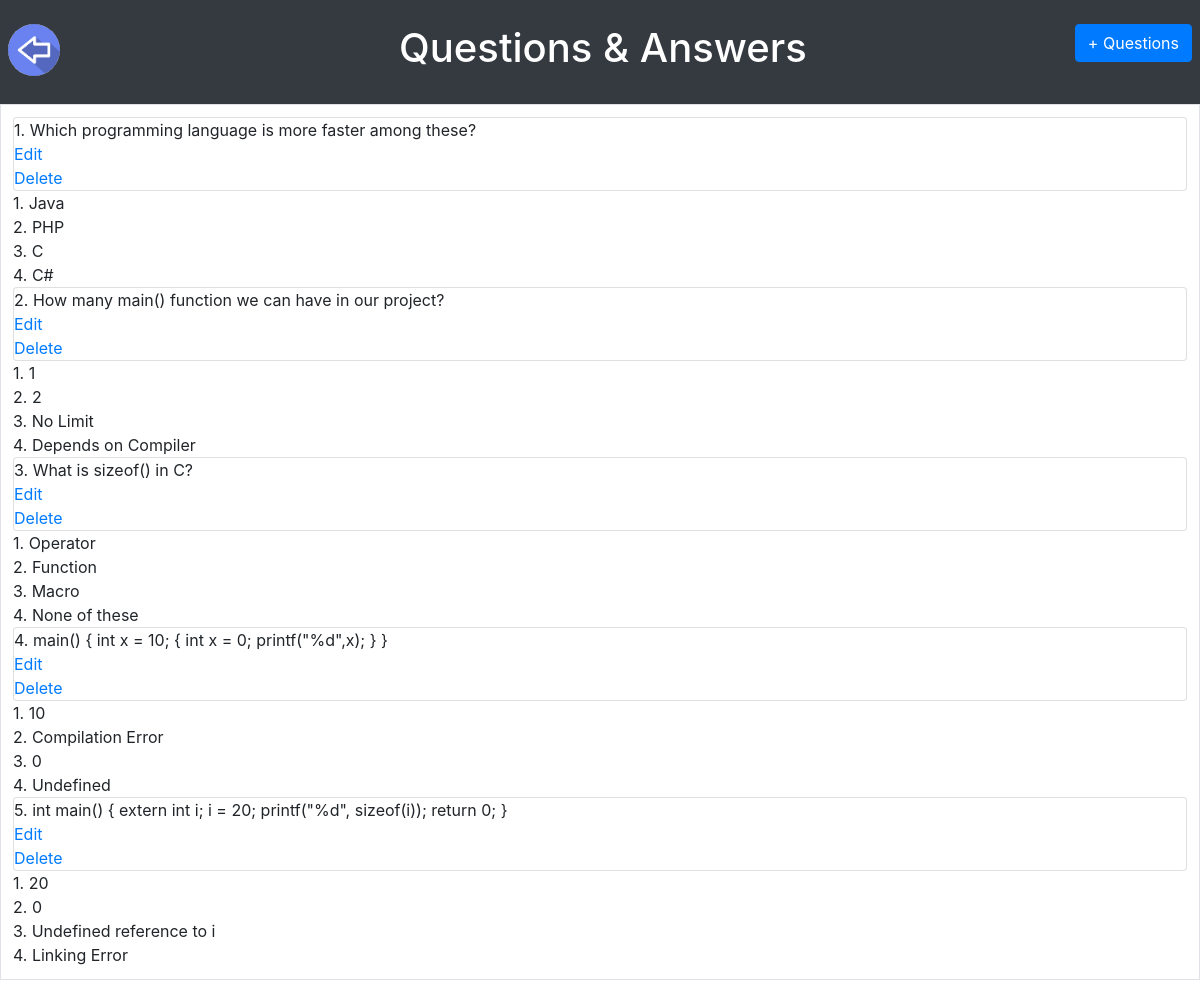
The app's page /view_questions.php, older data.
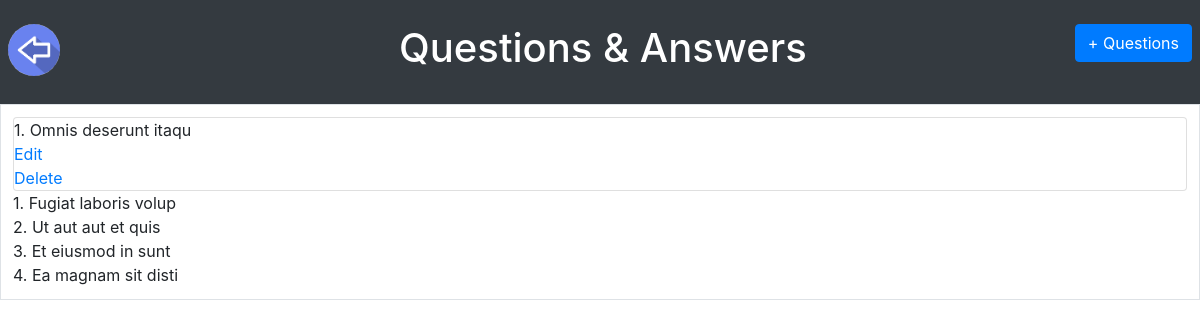
The same page, newer data.
### tables this page shows
CREATE TABLE IF NOT EXISTS `questions` (
  `id` int(255) NOT NULL AUTO_INCREMENT,
  `questions` varchar(255) NOT NULL DEFAULT '',
  `type` varchar(50) NOT NULL DEFAULT '0',
  `answer_id` int(255) DEFAULT NULL,
  PRIMARY KEY (`id`)
);

CREATE TABLE IF NOT EXISTS `answers` (
  `id` int(255) NOT NULL AUTO_INCREMENT,
  `answer` varchar(255) NOT NULL DEFAULT '',
  `question_id` varchar(255) NOT NULL DEFAULT '',
  PRIMARY KEY (`id`)
);

### view_questions.php (the view, shortened to what this page needs)
<?php
  function getQuestions()
    {
        $questions = [];
        $connection = mysqli_connect('localhost','root','root','quizdatabase');
        $sql = "SELECT * from questions";
        $result = mysqli_query($connection, $sql);
        if (!empty($result) && $result->num_rows > 0) {
            while($row = mysqli_fetch_assoc($result)) {
                 $questions[] = $row;
            }
        }
        else{
            echo "0 results";
        }
        return $questions;
    }
    function getAnswers($questionsId = null)
    {
        $answers = [];
        $connection = mysqli_connect('localhost','root','root','quizdatabase');
        $sql = "SELECT * from answers";
        if($questionsId  != null)
        {
           $sql .= " WHERE question_id='".$questionsId."'";
        }
        $result = mysqli_query($connection, $sql);
        if (!empty($result) && $result->num_rows > 0) {
            while($row = mysqli_fetch_assoc($result)) {
                 $answers[] = $row;
            }
        }
        else{
            echo "0 results";
        }
        return $answers;
    }
?>
<!DOCTYPE html>
<html>
<head>
     <link rel="stylesheet" href="https://maxcdn.bootstrapcdn.com/bootstrap/4.3.1/css/bootstrap.min.css">
</head>
<body>
    <div>
         <div class="bg-dark">
            <div class="float-left">
            <a href="main.php">
                <img src="images\back.png" class="rounded-circle  ml-2 mt-4" style="width:40%">
            </a>
          </div>
    	 <form method="POST" class="">
    	 	<button class="btn btn-primary  float-right mr-2 mt-4" type="submit" name="addQ">+ Questions</button>
    	 </form>
         <span class="text-center m-4 font-weight-bold " style="color: white"> <h1>Questions & Answers</h1></span>
          </div>
         <div>
    	   	      <table class="table table-bordered ">
                        <tbody>
                        	  <tr>
                        	     	<td>
                                    <?php
                                    $questions = getQuestions();
                                    $index=1;
                                ?>
                                <?php foreach($questions as $question): ?>
                                <div class="card">
                                    <?php echo $index.". ". $question['questions']; ?> <a href="edit_questions.php?edit=<?php echo $question['id'];   ?>">Edit</a> <a href="delete_questions.php?delete=<?php echo $question['id'];  ?>">Delete</a>
                                </div>
                                <div>
                                    <?php
                                        $answers = getAnswers($question['id']);
                                     ?>
                                    <?php $_index=1; foreach($answers as $answer): ?>
                                        <div>
                                             <?php echo  $_index.". ".  $answer['answer']; ?>
                                         </div>
                                    <?php $_index++;  endforeach; ?>
                                </div>
                                 <?php
                                        $index++;
                                        endforeach;
                                ?>
                        	  	   </td>
                        	  </tr>
                        </tbody>
    	 		  </table>
          </div>
    </div>
</body>
</html>

Row changes from the older to the newer data that the page shows:
removed questions: questions "How many main() function we can have in our project?"
removed answers: answer "1", shown under "How many main() function we can have in our project?"
removed answers: answer "2", shown under "How many main() function we can have in our project?"
removed answers: answer "No Limit", shown under "How many main() function we can have in our project?"
removed answers: answer "Depends on Compiler", shown under "How many main() function we can have in our project?"
removed questions: questions "What is sizeof() in C?"
removed answers: answer "Operator", shown under "What is sizeof() in C?"
removed answers: answer "Function", shown under "What is sizeof() in C?"
removed answers: answer "Macro", shown under "What is sizeof() in C?"
removed answers: answer "None of these", shown under "What is sizeof() in C?"
removed questions: questions "main() { int x = 10; { int x = 0; printf(\"%d\",x); } }"
removed answers: answer "10", shown under "main() { int x = 10; { int x = 0; printf(\"%d\",x); } }"
removed answers: answer "Compilation Error", shown under "main() { int x = 10; { int x = 0; printf(\"%d\",x); } }"
removed answers: answer "0", shown under "main() { int x = 10; { int x = 0; printf(\"%d\",x); } }"
removed answers: answer "Undefined", shown under "main() { int x = 10; { int x = 0; printf(\"%d\",x); } }"
removed questions: questions "int main() { extern int i; i = 20; printf(\"%d\", sizeof(i)); return 0; }"
removed answers: answer "20", shown under "int main() { extern int i; i = 20; printf(\"%d\", sizeof(i)); return 0; }"
removed answers: answer "0", shown under "int main() { extern int i; i = 20; printf(\"%d\", sizeof(i)); return 0; }"
removed answers: answer "Undefined reference to i", shown under "int main() { extern int i; i = 20; printf(\"%d\", sizeof(i)); return 0; }"
removed answers: answer "Linking Error", shown under "int main() { extern int i; i = 20; printf(\"%d\", sizeof(i)); return 0; }"
changed questions: questions "Which programming language is more faster among these?" → "Omnis deserunt itaqu"
changed answers: answer "Java" → "Fugiat laboris volup"
changed answers: answer "PHP" → "Ut aut aut et quis"
changed answers: answer "C" → "Et eiusmod in sunt"
changed answers: answer "C#" → "Ea magnam sit disti"
